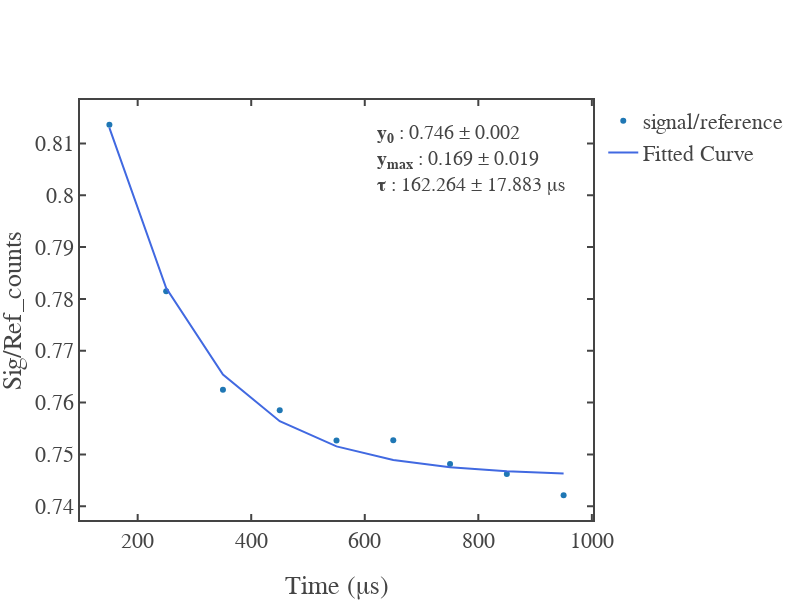

The notebook cell this image was saved under:
### Code cell
# For Delay Measurement
scale = 1e3

fig = go.Figure()
# fig.add_scatter(x=time_axis[1:]/scale,y=signal_samples[1:],mode='markers',name='signal_counts')
# fig.add_scatter(x=time_axis[1:]/scale,y=reference_samples[1:],mode='markers',name='reference_counts')
fig.add_scatter(x=time_axis[1:]/scale,y=signal_photon[1:],mode='markers',name='signal/reference')
# fig.add_scatter(x=xNew/scale,y=curveFit(xNew,*(coefficient+error_bars)),mode='lines',line=dict(width=0.01),name='plus_one_std')
# fig.add_scatter(x=xNew/scale,y=curveFit(xNew,*(coefficient-error_bars)),mode='lines',line=dict(width=0.01),name='minus_one_std',fill='tonexty',fillcolor='rgb(211, 211, 211)')
fig.add_scatter(x=xNew/scale,y=yNew,mode='lines',line=dict(color="royalblue"),name='Fitted Curve')

fig.add_annotation(
    xref="x domain", yref="y domain",align = "left", x=0.95, y=0.95,
    text=f"<b>y<sub>0</sub></b> : {np.round(coefficient[0],3)} &plusmn; {np.round(error_bars[0],3)}\
    <br><b>y<sub>max</sub></b> : {np.round(coefficient[1],3)} &plusmn; {np.round(error_bars[1],3)}\
    <br><b>\u03C4</b> : {np.round(coefficient[2]/1e3,3)} &plusmn; {np.round(error_bars[2]/1e3,3)} &mu;s",
    showarrow=False, font_family="Times New Roman",font_size=20
)

fig.update_layout(template = fig_template,width=800,height=600)
fig.update_xaxes(title_text = "Time (&mu;s)"); fig.update_yaxes(title_text = "Sig/Ref_counts")

fig.write_html(image_total_path)
if os.stat(image_total_path).st_size == False:
    raise Exception('Saved image is empty!\n')
else:
    print('Saving image is successful')
fig.show()

### Figure 1 — Plotly figure (JSON) as saved in the notebook; plotly's stock layout.template omitted (floating-point values rounded to 4 significant figures)
{"data": [{"mode": "markers", "name": "signal/reference", "type": "scatter", "x": [150.2, 250.2, 350.2, 450.2, 550.2, 650.2, 750.2, 850.2, 950.2], "y": [0.8136, 0.7815, 0.7625, 0.7585, 0.7527, 0.7527, 0.7482, 0.7462, 0.7421]}, {"line": {"color": "royalblue"}, "mode": "lines", "name": "Fitted Curve", "type": "scatter", "x": [150.2, 250.2, 350.2, 450.2, 550.2, 650.2, 750.2, 850.2, 950.2], "y": [0.813, 0.7821, 0.7654, 0.7564, 0.7516, 0.7489, 0.7475, 0.7467, 0.7463]}], "layout": {"annotations": [{"align": "left", "font": {"family": "Times New Roman", "size": 20}, "showarrow": false, "text": "<b>y<sub>0</sub></b> : 0.746 &plusmn; 0.002    <br><b>y<sub>max</sub></b> : 0.169 &plusmn; 0.019    <br><b>τ</b> : 162.264 &plusmn; 17.883 &mu;s", "x": 0.95, "xref": "x domain", "y": 0.95, "yref": "y domain"}], "height": 600, "width": 800, "xaxis": {"autorange": true, "range": [98.4, 1002.0], "showspikes": false, "title": {"text": "Time (&mu;s)"}, "type": "linear"}, "yaxis": {"autorange": true, "range": [0.7374, 0.8184], "showspikes": false, "title": {"text": "Sig/Ref_counts"}, "type": "linear"}}}
